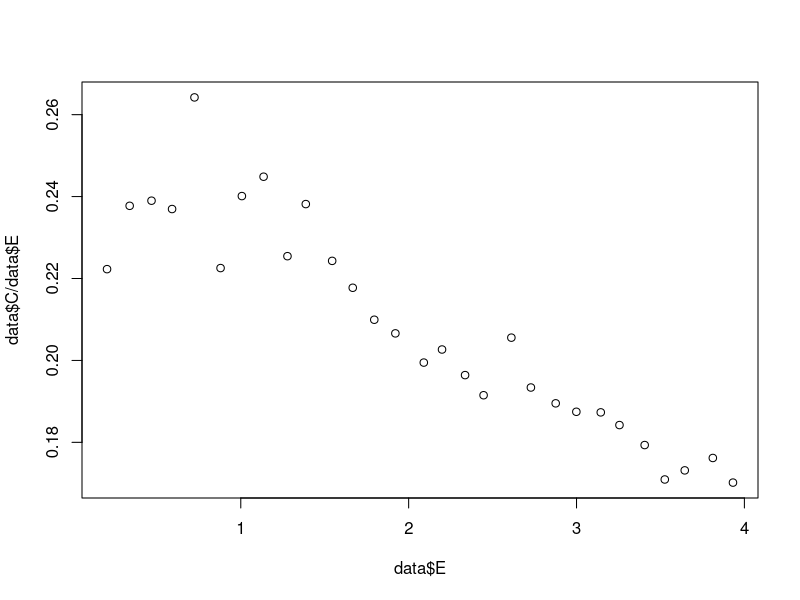

Write the R code that produced this figure. (Note: this script raises an error after producing the figure.)
library(dplyr)
library(deSolve)

setwd("~/github/fisheries_models")

create_schnute_data <- function(path, r,k,B0,q,E,sigma_obs_C,sigma_obs_E){
  
  
  # define model 
  dBdt <- function(t,x,p){
    dB = (r*x[1]*(1-x[1]/K) - q*E(t)*x[1])
    dC =  q*E(t)*x[1]
    dE = E(t)
    list(B = dB, C = dC, E = dE)
  } 
  
  # run ode
  interval <- 0.01
  times <- seq(0, 30, by = interval)
  out <- ode(y = B0, times = times, func = dBdt, parms = c())

  ## integrate over time steps of one year and add observaiton errors
  C_ls <- c()
  E_ls <- c()
  for(i in 1:30){
    C <- out[,"C"][times <= i & times > i-1 ]
    E <- out[,"E"][times <= i & times > i-1 ]
    C_ls <- append(C_ls, sum(C)*interval + rnorm(1,0,sigma_obs_C))
    E_ls <- append(E_ls, sum(E)*interval + rnorm(1,0,sigma_obs_E))
  }
  
  data = data.frame(E = E_ls[2:30], C = C_ls[2:30])
  plot(data$E, data$C/data$E)
  write.csv(data, path)
}



r <- 3
K <- 1
B0 <- K
q <- 0.25
E <- function(t) t*4.0/30

## define parametes 
sigma_obs_C <- 0.01
sigma_obs_E <- 0.01
create_schnute_data("data/sim_schnute_1.csv",r,K,B0,q,E,sigma_obs_C,sigma_obs_E)




r <- 1
K <- 1
B0 <- K
q <- 0.25
E <- function(t) t*1.0/30
sigma_obs_C <- 0.01
sigma_obs_E <- 0.001
create_schnute_data("data/sim_schnute_2.csv",r,K,B0,q,E,sigma_obs_C,sigma_obs_E)
